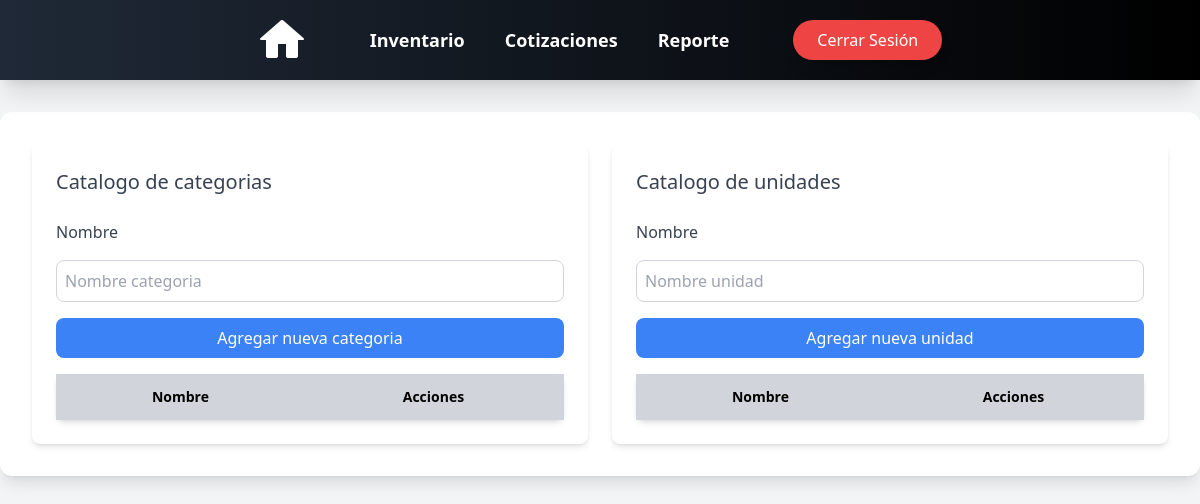
The page /products/category/ (signed in) on the database as committed earlier.
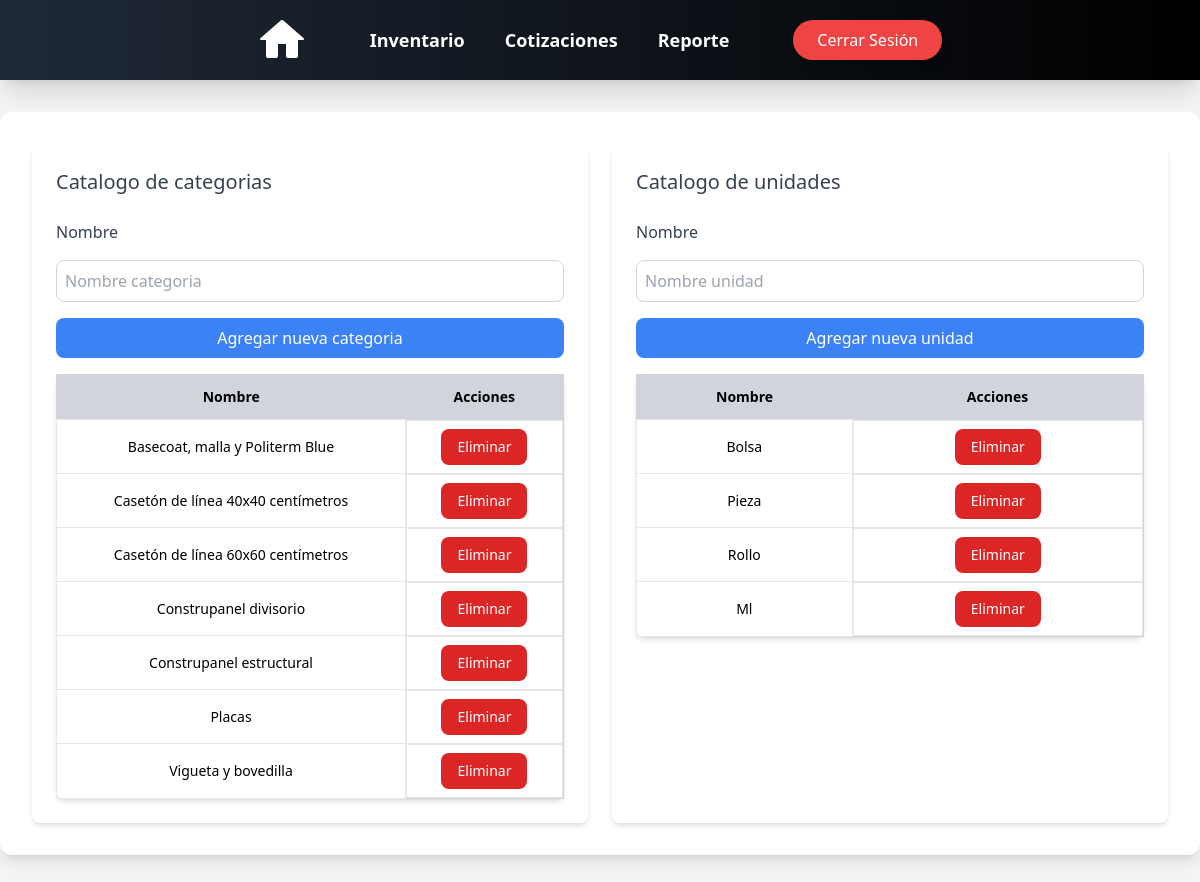
The same page on the database as committed later.
### products/models.py (models this page shows, shortened)
class Categorias(models.Model):
    nombre = models.CharField(max_length=50, blank=True, null=False)

class Unidades(models.Model):
    nombre = models.CharField(max_length=50, blank=True, null=False)

### products/views.py (the view)
# urls.py: path("category/", category_unit, name="category_unit"),
def category_unit(request):
    categorias = Categorias.objects.all()
    unidades = Unidades.objects.all()
    context ={
        'categorias': categorias,
        'unidades': unidades,
    }
    return render(request, 'products/categorias.html', context)

### users/context_processors.py (called while the page is built)
def empleado_context(request):
    if request.user.is_authenticated:
        empleado = request.user.groups.filter(name='Empleado').exists()
    else:
        empleado = False  # Si no está autenticado, no es parte del grupo
    return {'empleado': empleado}

### templates/products/categorias.html (shortened to what this page needs)
<!DOCTYPE html>
<html lang="en">
<head>
</head>
<body class="bg-gray-100 min-h-screen flex flex-col">
{% if request.user.is_authenticated %}
{% include 'nav_bar.html' %}
    <div class="animate__animated animate__fadeIn">
        <div class="container mx-auto p-8 mt-28 mb-24 w-full max-w-7xl bg-white rounded-xl shadow-lg">
            <div class="grid grid-cols-1 md:grid-cols-2 gap-6">
                <div class="w-full p-6 bg-white shadow-md rounded-lg">
                    <h1 class="text-xl text-gray-700 mb-6">Catalogo de categorias</h1>
                    <form method="POST" action="{% url 'create_category' %}" enctype="multipart/form-data" class="space-y-4">
                        <label class="block text-gray-700 font-medium">Nombre</label>
                        <input type="text" name="nombre" placeholder="Nombre categoria"
                               class="w-full p-2 border border-gray-300 rounded-lg focus:ring focus:ring-blue-300">
                        <button type="submit" class="w-full bg-blue-500 text-white py-2 px-4 rounded-lg hover:bg-blue-600 transition">Agregar nueva categoria</button>
                    </form>
                    <table id="categorysTable" class="w-full border border-gray-300 bg-white shadow-md rounded-lg text-sm mt-4">
                        <thead class="bg-gray-200">
                            <tr class="bg-gray-300">
                                <th class="py-3 px-4">Nombre</th>
                                <th class="py-3 px-4">Acciones</th>
                            </tr>
                        </thead>
                        <tbody>
                        {% for categoria in categorias %}
                            <tr class="hover:bg-gray-50">
                                <td class="py-2 px-4 border product-name text-center">{{ categoria.nombre }}</td>
                                <td class="py-2 px-4 border flex justify-center space-x-2">
                                    <a href="{% url 'delete_category' categoria.id %}" class="bg-red-600 text-white px-4 py-2 rounded-lg hover:bg-red-700 transition">Eliminar</a>
                                </td>
                            </tr>
                        {% endfor %}
                        </tbody>
                    </table>
                </div>
                <div class="w-full p-6 bg-white shadow-md rounded-lg">
                    <h1 class="text-xl text-gray-700 mb-6">Catalogo de unidades</h1>
                    <form method="POST" action="{% url 'create_unit' %}" enctype="multipart/form-data" class="space-y-4">
                        <label class="block text-gray-700 font-medium">Nombre</label>
                        <input type="text" name="nombre" placeholder="Nombre unidad"
                               class="w-full p-2 border border-gray-300 rounded-lg focus:ring focus:ring-blue-300">
                        <button type="submit" class="w-full bg-blue-500 text-white py-2 px-4 rounded-lg hover:bg-blue-600 transition">Agregar nueva unidad</button>
                    </form>
                    <table id="unitTable" class="w-full border border-gray-300 bg-white shadow-md rounded-lg text-sm mt-4">
                        <thead class="bg-gray-200">
                            <tr class="bg-gray-300">
                                <th class="py-3 px-4">Nombre</th>
                                <th class="py-3 px-4">Acciones</th>
                            </tr>
                        </thead>
                        <tbody>
                        {% for unidad in unidades %}
                            <tr class="hover:bg-gray-50">
                                <td class="py-2 px-4 border product-name text-center">{{ unidad.nombre }}</td>
                                <td class="py-2 px-4 border flex justify-center space-x-2">
                                    <a href="{% url 'delete_unit' unidad.id %}" class="bg-red-600 text-white px-4 py-2 rounded-lg hover:bg-red-700 transition">Eliminar</a>
                                </td>
                            </tr>
                        {% endfor %}
                        </tbody>
                    </table>
                </div>
            </div>
        </div>
    </div>
{% endif %}
</body>
</html>

### templates/nav_bar.html (shortened to what this page needs)
{% load static tailwind_tags %}
<!DOCTYPE html>
<html lang="es">
<head>
    <script src="https://cdn.tailwindcss.com"></script>
    <link rel="stylesheet" href="https://cdnjs.cloudflare.com/ajax/libs/animate.css/4.1.1/animate.min.css" />
</head>
<body>
<nav class="fixed top-0 left-0 w-full bg-gradient-to-r from-gray-800 to-black text-white shadow-xl z-50">
    <div class="max-w-7xl mx-auto px-4 sm:px-6 lg:px-8">
        <div class="flex items-center justify-center h-20 space-x-16">
            <div class="flex items-center">
                <a href="{% url 'login' %}">
                    <img src="{% static 'img/casa.png' %}" alt="Logo" class="h-12 w-auto">
                </a>
            </div>
            <div class="hidden md:flex space-x-10 text-lg font-semibold">
                <a href="{% url 'products' %}" class="hover:text-blue-400 transition-all">Inventario</a>
                <a href="{% url 'list_quotes' %}" class="hover:text-blue-400 transition-all">Cotizaciones</a>
                {% if not empleado %}
                    <a href="{% url 'report_dashboard' %}" class="hover:text-blue-400 transition-all">Reporte</a>
                {% endif %}
            </div>
            <div class="hidden md:flex items-center">
                <form method="post" action="{% url 'logout' %}">
                    <button type="submit" class="px-6 py-2 bg-red-500 text-white rounded-full hover:bg-red-700 transition-all shadow-lg">
                        Cerrar Sesión
                    </button>
                </form>
            </div>
        </div>
    </div>
</nav>
</body>
</html>

Rows that differ between the two databases and show on the page:
added Categorias: nombre "Basecoat, malla y Politerm Blue"
added Categorias: nombre "Casetón de línea 40x40 centímetros"
added Categorias: nombre "Casetón de línea 60x60 centímetros"
added Categorias: nombre "Construpanel divisorio"
added Categorias: nombre "Construpanel estructural"
added Categorias: nombre "Placas"
added Categorias: nombre "Vigueta y bovedilla"
added Unidades: nombre "Bolsa"
added Unidades: nombre "Pieza"
added Unidades: nombre "Rollo"
added Unidades: nombre "Ml"
